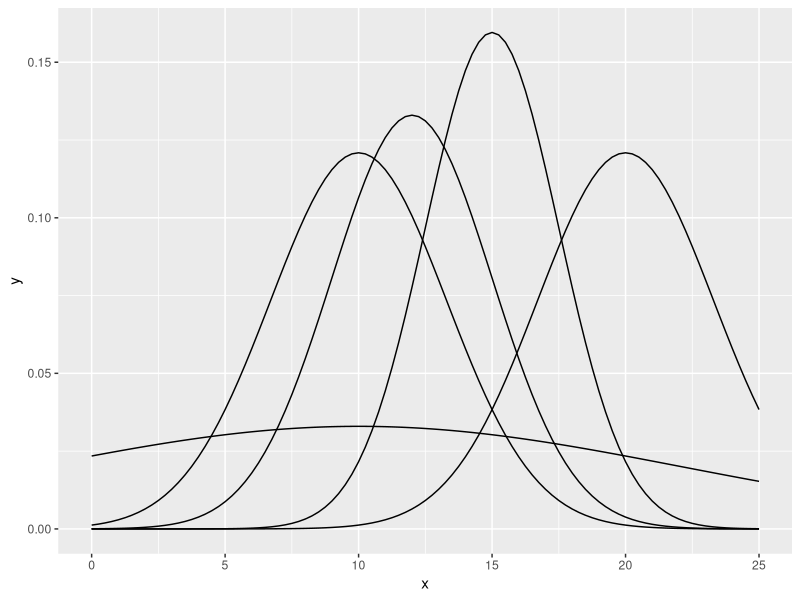

Recreate this plot in R.
library(ggplot2)


population_a_mean <- 10
population_a_sd <- 3.3
population_b_mean <- 12
population_b_sd <- 3
population_c_mean <- 15
population_c_sd <- 2.5
population_d_mean <- 20
population_d_sd <- 3.3

overall_mean <- mean(population_a_mean,
                     population_b_mean,
                     population_c_mean,
                     population_d_mean)
overall_sd <- sum(population_a_sd,
                  population_b_sd,
                  population_c_sd,
                  population_d_sd)

p9_3 <- ggplot(data.frame(x = c(0, 25)), aes(x = x)) +
  stat_function(fun = dnorm, args = list(population_a_mean, population_a_sd)) +
  stat_function(fun = dnorm, args = list(population_b_mean, population_b_sd)) +
  stat_function(fun = dnorm, args = list(population_c_mean, population_c_sd)) +
  stat_function(fun = dnorm, args = list(population_d_mean, population_d_sd)) + 
  stat_function(fun = dnorm, args = list(overall_mean, overall_sd))
p9_3
